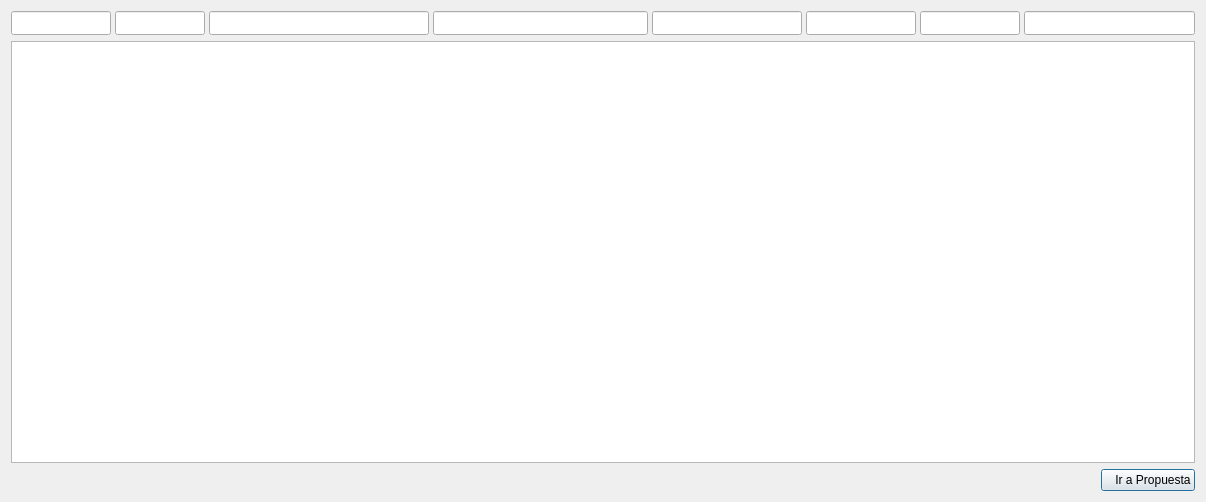
<?xml version="1.0" encoding="UTF-8"?>
<ui version="4.0">
 <class>filterProposalsForm</class>
 <widget class="QDialog" name="filterProposalsForm">
  <property name="windowModality">
   <enum>Qt::WindowModal</enum>
  </property>
  <property name="geometry">
   <rect>
    <x>0</x>
    <y>0</y>
    <width>1206</width>
    <height>502</height>
   </rect>
  </property>
  <property name="sizePolicy">
   <sizepolicy hsizetype="Fixed" vsizetype="Fixed">
    <horstretch>0</horstretch>
    <verstretch>0</verstretch>
   </sizepolicy>
  </property>
  <property name="minimumSize">
   <size>
    <width>1206</width>
    <height>502</height>
   </size>
  </property>
  <property name="maximumSize">
   <size>
    <width>1206</width>
    <height>502</height>
   </size>
  </property>
  <property name="windowTitle">
   <string>Filtrar Propuesta</string>
  </property>
  <layout class="QGridLayout" name="gridLayout">
   <item row="0" column="0" colspan="2">
    <layout class="QHBoxLayout" name="horizontalLayout">
     <property name="spacing">
      <number>4</number>
     </property>
     <item>
      <widget class="QLineEdit" name="filterByPropIdLineEdit">
       <property name="sizePolicy">
        <sizepolicy hsizetype="Fixed" vsizetype="Fixed">
         <horstretch>0</horstretch>
         <verstretch>0</verstretch>
        </sizepolicy>
       </property>
       <property name="minimumSize">
        <size>
         <width>100</width>
         <height>24</height>
        </size>
       </property>
       <property name="maximumSize">
        <size>
         <width>0</width>
         <height>16777215</height>
        </size>
       </property>
       <property name="font">
        <font>
         <pointsize>10</pointsize>
        </font>
       </property>
      </widget>
     </item>
     <item>
      <widget class="QLineEdit" name="filterByDateLineEdit">
       <property name="sizePolicy">
        <sizepolicy hsizetype="Fixed" vsizetype="Fixed">
         <horstretch>0</horstretch>
         <verstretch>0</verstretch>
        </sizepolicy>
       </property>
       <property name="minimumSize">
        <size>
         <width>90</width>
         <height>24</height>
        </size>
       </property>
       <property name="maximumSize">
        <size>
         <width>0</width>
         <height>16777215</height>
        </size>
       </property>
       <property name="font">
        <font>
         <pointsize>10</pointsize>
        </font>
       </property>
      </widget>
     </item>
     <item>
      <widget class="QLineEdit" name="filterByInstNameLineEdit">
       <property name="minimumSize">
        <size>
         <width>220</width>
         <height>24</height>
        </size>
       </property>
       <property name="maximumSize">
        <size>
         <width>0</width>
         <height>16777215</height>
        </size>
       </property>
       <property name="font">
        <font>
         <pointsize>10</pointsize>
        </font>
       </property>
      </widget>
     </item>
     <item>
      <widget class="QLineEdit" name="filterByScopeLineEdit">
       <property name="sizePolicy">
        <sizepolicy hsizetype="Fixed" vsizetype="Fixed">
         <horstretch>0</horstretch>
         <verstretch>0</verstretch>
        </sizepolicy>
       </property>
       <property name="minimumSize">
        <size>
         <width>215</width>
         <height>24</height>
        </size>
       </property>
       <property name="maximumSize">
        <size>
         <width>0</width>
         <height>16777215</height>
        </size>
       </property>
       <property name="font">
        <font>
         <pointsize>10</pointsize>
        </font>
       </property>
      </widget>
     </item>
     <item>
      <widget class="QLineEdit" name="filterByNameLineEdit">
       <property name="sizePolicy">
        <sizepolicy hsizetype="Fixed" vsizetype="Fixed">
         <horstretch>0</horstretch>
         <verstretch>0</verstretch>
        </sizepolicy>
       </property>
       <property name="minimumSize">
        <size>
         <width>150</width>
         <height>24</height>
        </size>
       </property>
       <property name="maximumSize">
        <size>
         <width>0</width>
         <height>16777215</height>
        </size>
       </property>
       <property name="font">
        <font>
         <pointsize>10</pointsize>
        </font>
       </property>
      </widget>
     </item>
     <item>
      <widget class="QLineEdit" name="filterByValueLineEdit">
       <property name="minimumSize">
        <size>
         <width>110</width>
         <height>24</height>
        </size>
       </property>
       <property name="maximumSize">
        <size>
         <width>0</width>
         <height>16777215</height>
        </size>
       </property>
       <property name="font">
        <font>
         <pointsize>10</pointsize>
        </font>
       </property>
      </widget>
     </item>
     <item>
      <widget class="QLineEdit" name="filterByStateLineEdit">
       <property name="minimumSize">
        <size>
         <width>100</width>
         <height>24</height>
        </size>
       </property>
       <property name="maximumSize">
        <size>
         <width>0</width>
         <height>16777215</height>
        </size>
       </property>
       <property name="font">
        <font>
         <pointsize>10</pointsize>
        </font>
       </property>
      </widget>
     </item>
     <item>
      <widget class="QLineEdit" name="filterByUserLineEdit">
       <property name="minimumSize">
        <size>
         <width>150</width>
         <height>24</height>
        </size>
       </property>
       <property name="font">
        <font>
         <pointsize>10</pointsize>
        </font>
       </property>
      </widget>
     </item>
    </layout>
   </item>
   <item row="1" column="0" colspan="2">
    <widget class="QTableView" name="proposalsTableView">
     <property name="font">
      <font>
       <pointsize>10</pointsize>
      </font>
     </property>
     <property name="alternatingRowColors">
      <bool>true</bool>
     </property>
     <property name="selectionMode">
      <enum>QAbstractItemView::SingleSelection</enum>
     </property>
     <property name="selectionBehavior">
      <enum>QAbstractItemView::SelectRows</enum>
     </property>
     <property name="sortingEnabled">
      <bool>false</bool>
     </property>
     <property name="wordWrap">
      <bool>true</bool>
     </property>
     <attribute name="horizontalHeaderMinimumSectionSize">
      <number>40</number>
     </attribute>
     <attribute name="horizontalHeaderDefaultSectionSize">
      <number>100</number>
     </attribute>
     <attribute name="horizontalHeaderStretchLastSection">
      <bool>false</bool>
     </attribute>
     <attribute name="verticalHeaderVisible">
      <bool>false</bool>
     </attribute>
    </widget>
   </item>
   <item row="2" column="0">
    <spacer name="horizontalSpacer">
     <property name="orientation">
      <enum>Qt::Horizontal</enum>
     </property>
     <property name="sizeHint" stdset="0">
      <size>
       <width>1065</width>
       <height>20</height>
      </size>
     </property>
    </spacer>
   </item>
   <item row="2" column="1">
    <widget class="QPushButton" name="goRecordButton">
     <property name="layoutDirection">
      <enum>Qt::LeftToRight</enum>
     </property>
     <property name="text">
      <string>   Ir a Propuesta</string>
     </property>
     <property name="icon">
      <iconset resource="../resources/resources.qrc">
       <normaloff>:/icons/icons/go.png</normaloff>:/icons/icons/go.png</iconset>
     </property>
    </widget>
   </item>
  </layout>
 </widget>
 <resources>
  <include location="../resources/resources.qrc"/>
 </resources>
 <connections/>
</ui>
